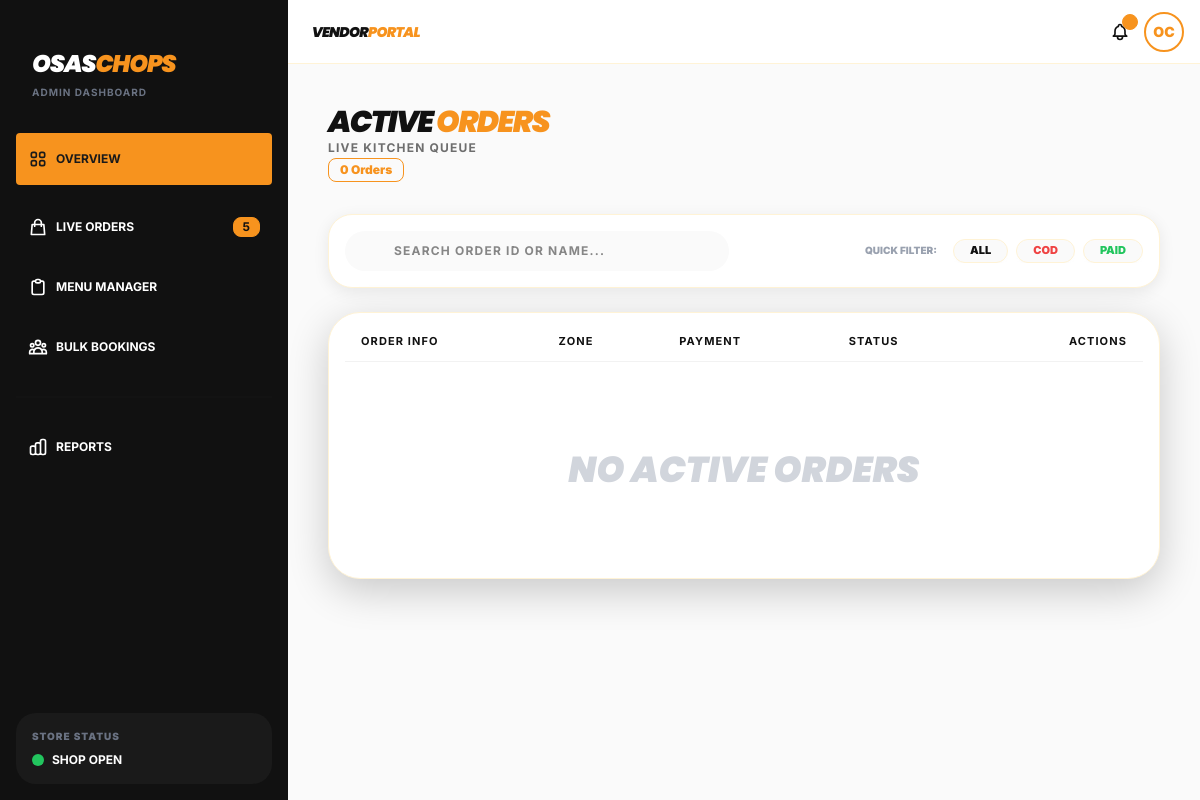
The app's page /vendor/orders/, older data.
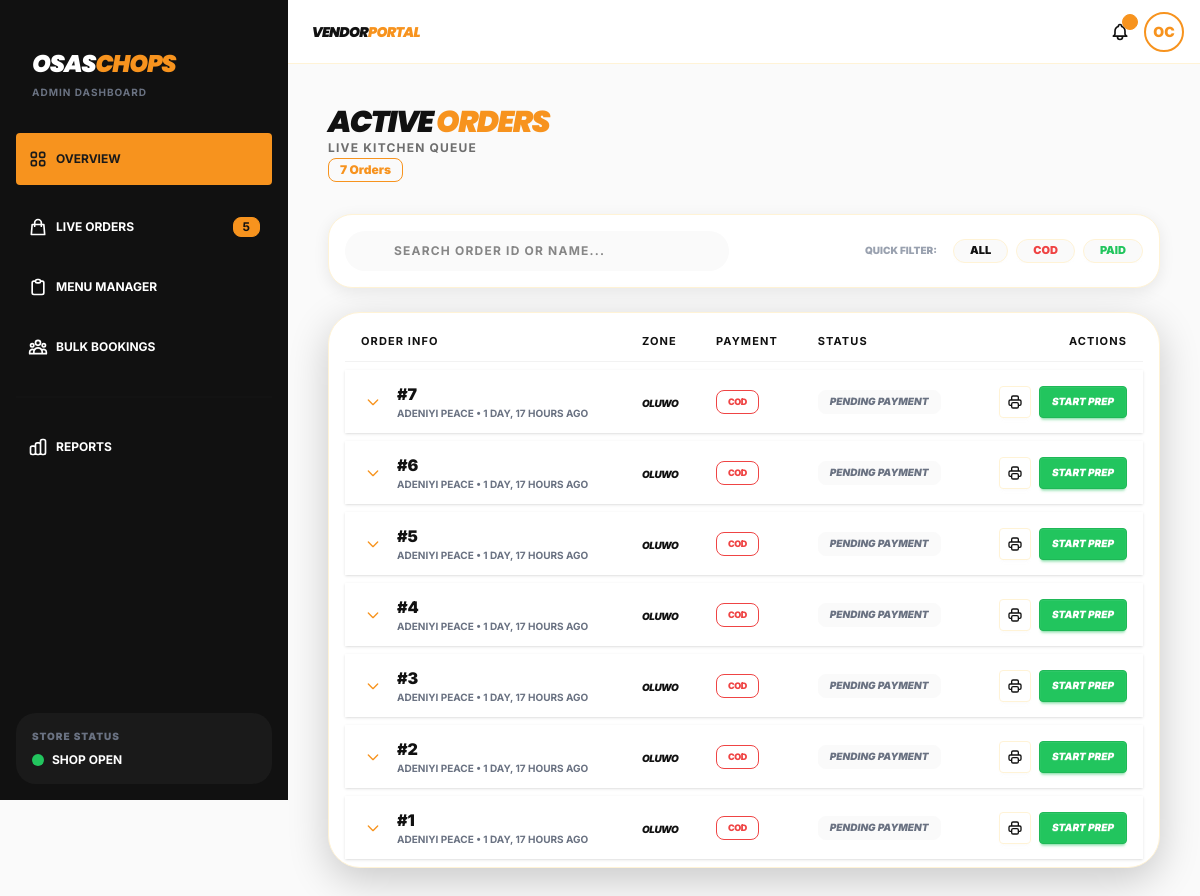
The same page, newer data.
### shop/models.py (models this page shows, shortened)
class Order(models.Model):
    STATUS_CHOICES = [
        ('pending', 'Pending Payment'),
        ('preparing', 'In the Fryer'),
        ('ready', 'Ready to Pack'),
        ('shipped', 'Out for Delivery'),
        ('delivered', 'Delivered'),
    ]
    name = models.CharField(max_length=200)
    email = models.EmailField()
    phone = models.CharField(max_length=20)
    address = models.TextField()
    delivery_zone = models.ForeignKey("vendor.DeliveryZone", on_delete=models.SET_NULL, null=True)
    status = models.CharField(max_length=20, choices=STATUS_CHOICES, default='pending')
    total_amount = models.DecimalField(max_digits=10, decimal_places=2)
    payment_ref = models.CharField(max_length=100, blank=True) # For Paystack
    delivery_note = models.TextField(blank=True, null=True)
    created_at = models.DateTimeField(auto_now_add=True)
    paid = models.BooleanField(default=False)
    class Meta:
        ordering = ["-created_at"]

### vendor/models.py (models this page shows, shortened)
class DeliveryZone(models.Model):
    name = models.CharField(max_length=100) # e.g., Lekki Phase 1
    fee = models.DecimalField(max_digits=10, decimal_places=2)

### vendor/views.py (the view)
# urls.py: path("orders/", views.OrderView.as_view(), name="orders"),
class OrderView(View):
    def get(self, request):
        active_orders = Order.objects.exclude(status="delivered").prefetch_related(
            'packs__items__product'
        ).select_related('delivery_zone')
        context = {
            "active_orders":active_orders,
        }
        return render(request, "vendor/order_page.html", context)

### cart/context_processors.py (called while the page is built)
def cart_context_processor(request):
    cart = Cart(request)
    return {"cart":cart}

### vendor/templates/vendor/order_page.html (shortened to what the changed rows need)
{% extends 'vendor_base.html' %}
{% load static %}
{% block vendor_content %}
<div class="mb-8">
    <h1 class="text-3xl font-heading font-black uppercase italic tracking-tighter">
        Active <span class="text-primary">Orders</span>
    </h1>
    <p class="text-xs text-base-content/60 uppercase tracking-widest font-bold">
      Live kitchen queue
    </p>
  <span class="badge badge-outline badge-primary font-black text-xs">
    {{ active_orders|length }} Orders
  </span>
</div>
<div class="overflow-x-auto bg-white rounded-4xl shadow-heavy border border-cream">
    <table class="table table-zebra w-full border-separate border-spacing-y-2 px-4">
        <thead>
            <tr class="text-charcoal uppercase text-[11px] font-black tracking-widest border-none">
                <th class="bg-transparent">Order Info</th>
                <th class="hidden md:table-cell bg-transparent">Zone</th>
                <th class="hidden sm:table-cell bg-transparent">Payment</th>
                <th class="bg-transparent">Status</th>
                <th class="text-right bg-transparent">Actions</th>
            </tr>
        </thead>
        <tbody>
            {% for order in active_orders %}
            <tr class="group border-none shadow-sm hover:shadow-md transition-all" id="order-row-{{ order.id }}">
                <td class="rounded-l-2xl border-none">
                    <div class="flex items-center gap-3">
                        <button onclick="toggleDetails('{{ order.id }}')" class="btn btn-circle btn-xs btn-ghost text-primary">
                            <svg xmlns="http://www.w3.org/2000/svg" class="h-4 w-4 transition-transform duration-300" id="icon-{{ order.id }}" fill="none" viewBox="0 0 24 24" stroke="currentColor"><path stroke-linecap="round" stroke-linejoin="round" stroke-width="2" d="M19 9l-7 7-7-7" /></svg>
                        </button>
                        <div>
                            <span class="font-black text-charcoal text-base">#{{ order.id }}</span>
                            <p class="text-[10px] font-bold text-gray-500 uppercase">{{ order.name }} • {{ order.created_at|timesince }} ago</p>
                        </div>
                    </div>
                </td>
                <td class="hidden md:table-cell border-none">
                    <span class="text-[10px] font-black uppercase text-charcoal tracking-tighter italic">
                        {{ order.delivery_zone.name|default:"Pickup" }}
                    </span>
                </td>
                <td class="hidden sm:table-cell border-none">
                    {% if order.payment_ref == "Pay on Delivery" %}
                        <span class="badge badge-error badge-outline font-black text-[9px] uppercase tracking-tighter">COD</span>
                    {% else %}
                        <span class="badge badge-success font-black text-[9px] uppercase tracking-tighter text-white">Paid</span>
                    {% endif %}
                </td>
                <td class="border-none">
                    <span class="badge badge-ghost font-black text-[10px] uppercase italic text-gray-500">
                        {{ order.get_status_display }}
                    </span>
                </td>
                <td class="text-right rounded-r-2xl border-none">
                    <div class="flex justify-end gap-2">
                        <a href="{% url 'order_receipt' order.id %}" target="_blank" class="btn btn-square btn-sm bg-white border-cream hover:bg-primary group/btn">
                        </a>
                        {% if order.status == 'pending' %}
                            <button onclick="updateOrderStatus('{{ order.id }}', 'preparing')" class="btn btn-sm btn-success text-white font-black uppercase text-[10px] italic">Start Prep</button>
                        {% elif order.status == 'preparing' %}
                            <button onclick="updateOrderStatus('{{ order.id }}', 'ready')" class="btn btn-sm btn-info text-white font-black uppercase text-[10px] italic">Ready</button>
                        {% elif order.status == 'ready' %}
                            <button onclick="updateOrderStatus('{{ order.id }}', 'shipped')" class="btn btn-sm btn-primary text-soft-black font-black uppercase text-[10px] italic">Dispatch</button>
                        {% endif %}
                    </div>
                </td>
            </tr>
            {% empty %}
            <tr>
                <td colspan="5" class="text-center py-20">
                    <p class="font-heading font-black text-gray-300 uppercase italic text-4xl">No Active Orders</p>
                </td>
            </tr>
            {% endfor %}
        </tbody>
    </table>
</div>
{% endblock %}

Row changes from the older to the newer data that the page shows:
added Order: id "7", name "ADENIYI PEACE", created_at "1 DAY, 17 HOURS", delivery_zone.name "OLUWO", payment_ref "COD", status "PENDING PAYMENT"
added Order: id "6", name "ADENIYI PEACE", created_at "1 DAY, 17 HOURS", delivery_zone.name "OLUWO", payment_ref "COD", status "PENDING PAYMENT"
added Order: id "5", name "ADENIYI PEACE", created_at "1 DAY, 17 HOURS", delivery_zone.name "OLUWO", payment_ref "COD", status "PENDING PAYMENT"
added Order: id "4", name "ADENIYI PEACE", created_at "1 DAY, 17 HOURS", delivery_zone.name "OLUWO", payment_ref "COD", status "PENDING PAYMENT"
added Order: id "3", name "ADENIYI PEACE", created_at "1 DAY, 17 HOURS", delivery_zone.name "OLUWO", payment_ref "COD", status "PENDING PAYMENT"
added Order: id "2", name "ADENIYI PEACE", created_at "1 DAY, 17 HOURS", delivery_zone.name "OLUWO", payment_ref "COD", status "PENDING PAYMENT"
added Order: id "1", name "ADENIYI PEACE", created_at "1 DAY, 17 HOURS", delivery_zone.name "OLUWO", payment_ref "COD", status "PENDING PAYMENT"
Text that changed along with them:
{{ active_orders|length }}: "0" → "7"
text no longer shown: "NO ACTIVE ORDERS"
